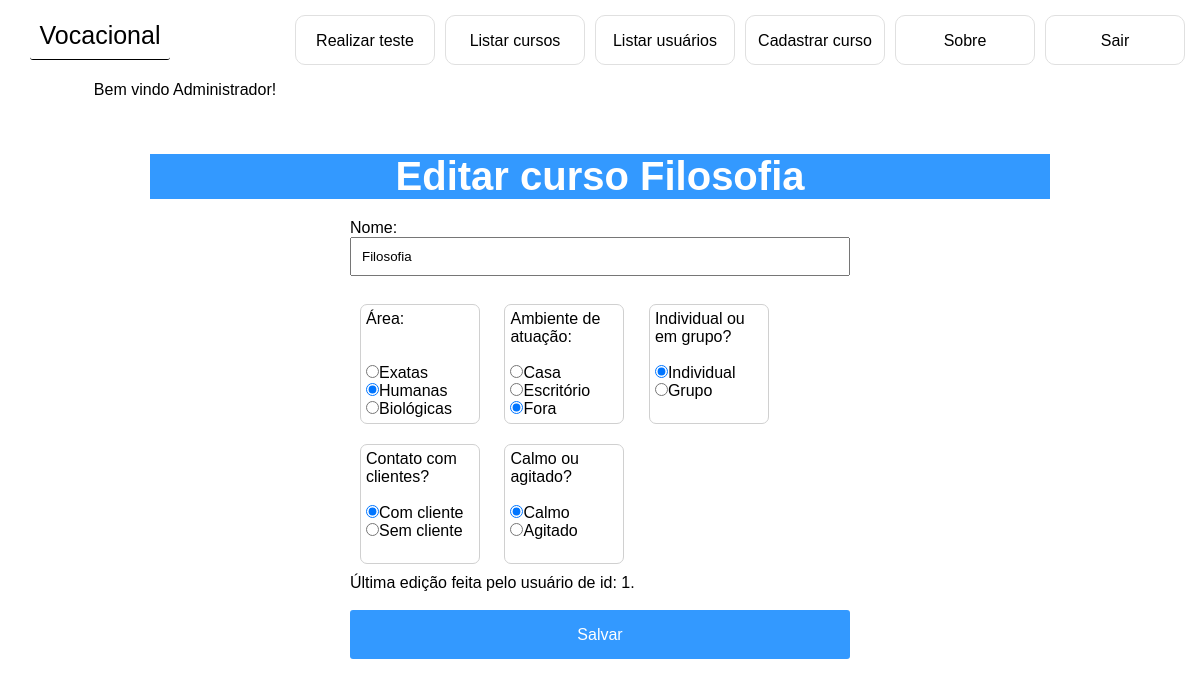
/editar_curso.php?id=64 (signed in), run on the app's committed database.
### tables this page shows
CREATE TABLE IF NOT EXISTS `cursos` (
`id` int(3) NOT NULL,
  `nome` varchar(200) NOT NULL,
  `atributos` varchar(500) NOT NULL,
  `id_usuario` int(3) NOT NULL,
  `likes` int(5) NOT NULL
);

### php/funcoes_banco.php (called while the page is built, shortened)
<?php
	function select_where($tabela,$where){
		global $conex;
		$sql = "SELECT * FROM $tabela WHERE $where";
		$select = $conex->prepare($sql);
		$select->execute();
		$return = $select->fetchAll();
		return $return;
	}
?>

### editar_curso.php (the view, shortened to what this page needs)
<?php
	@$curso = select_where('cursos','id = '.@$_GET['id']);
	@$curso = @$curso[0];
?>
<!DOCTYPE html>
<html>
	<head>
		<?php include 'php/head.php' ?>
	</head>
	<body>
		<?php include 'php/header.php' ?>
		<h1>Editar curso <?php echo @$curso['nome'] ?></h1>
		<main id='cadastros'>
			<form id='form' method='post'>
				Nome:
				<br>
				<input type='text' name='nome' required maxlength='50' value='<?php echo @$curso['nome'] ?>'><br>
				<br>
				<section>
					Área:<br><br><br>
					<input type='radio' name='attr0' value=' exatas '
					<?php if(strpos(@$curso['atributos'],'exatas')){echo " checked ";} ?>>Exatas<br>
					<input type='radio' name='attr0' value=' humanas '
					<?php if(strpos(@$curso['atributos'],'humanas')){echo " checked ";} ?>>Humanas<br>
					<input type='radio' name='attr0' value=' biologicas '
					<?php if(strpos(@$curso['atributos'],'biologicas')){echo " checked ";} ?>>Biológicas<br>
				</section>
				<section>
					Ambiente de atuação:<br><br>
					<input type='radio' name='attr1' value=' casa '
					<?php if(strpos(@$curso['atributos'],'casa')){echo " checked ";} ?>>Casa<br>
					<input type='radio' name='attr1' value=' escritorio '
					<?php if(strpos(@$curso['atributos'],'escritorio')){echo " checked ";} ?>>Escritório<br>
					<input type='radio' name='attr1' value=' fora '
					<?php if(strpos(@$curso['atributos'],'fora')){echo " checked ";} ?>>Fora<br>
				</section>
				<section>
					Individual ou em grupo?<br><br>
					<input type='radio' name='attr2' value=' individual '
					<?php if(strpos(@$curso['atributos'],'individual')){echo " checked ";} ?>>Individual<br>
					<input type='radio' name='attr2' value=' grupo '
					<?php if(strpos(@$curso['atributos'],'grupo')){echo " checked ";} ?>>Grupo<br>
				</section>
				<section>
					Contato com clientes?<br><br>
					<input type='radio' name='attr3' value=' com_cliente '
					<?php if(strpos(@$curso['atributos'],'com_cliente')){echo " checked ";} ?>>Com cliente<br>
					<input type='radio' name='attr3' value=' sem_cliente '
					<?php if(strpos(@$curso['atributos'],'sem_cliente')){echo " checked ";} ?>>Sem cliente<br>
				</section>
				<section>
					Calmo ou agitado?<br><br>
					<input type='radio' name='attr4' value=' calmo '
					<?php if(strpos(@$curso['atributos'],'calmo')){echo " checked ";} ?>>Calmo<br>
					<input type='radio' name='attr4' value=' agitado '
					<?php if(strpos(@$curso['atributos'],'agitado')){echo " checked ";} ?>>Agitado<br>
				</section>
				<p>Última edição feita pelo usuário de id: <?php echo @$curso['id_usuario'] ?>.</p><br>
				<button id='salvar'>Salvar</button><br><br>
			</form>
		</main>
	</body>
</html>

### vocacional.css (style rules this page uses)
* { margin: 0; padding: 0; box-sizing: border-box; font-family: Arial; }
h1 { background: #3399FF; color: white; font-size: 40px; text-align: center; max-width: 900px; margin: 20px auto; }
button, input[type=button] { cursor: pointer; }
#cadastros #form { width: 95%; max-width: 500px; margin: 0 auto; }
#cadastros #form input:not([type=radio]):not([type=checkbox]) { padding: 10px 10px; width: 100%; }
#cadastros #form section { margin: 10px; display: inline-block; vertical-align: top; height: 120px; width: 120px; overflow: auto; border-radius: 7px; border: 1px solid #D0D0D0; padding: 5px; }
#cadastros button { width: 100%; border: 2px solid transparent; background: #3399FF; color: #FFF; font-size: 16px; line-height: 25px; padding: 10px 0; text-decoration: none; text-shadow: none; border-radius: 3px; box-shadow: none; }

### data on the page
cursos: nome "Filosofia", atributos "☑", id_usuario "1"
